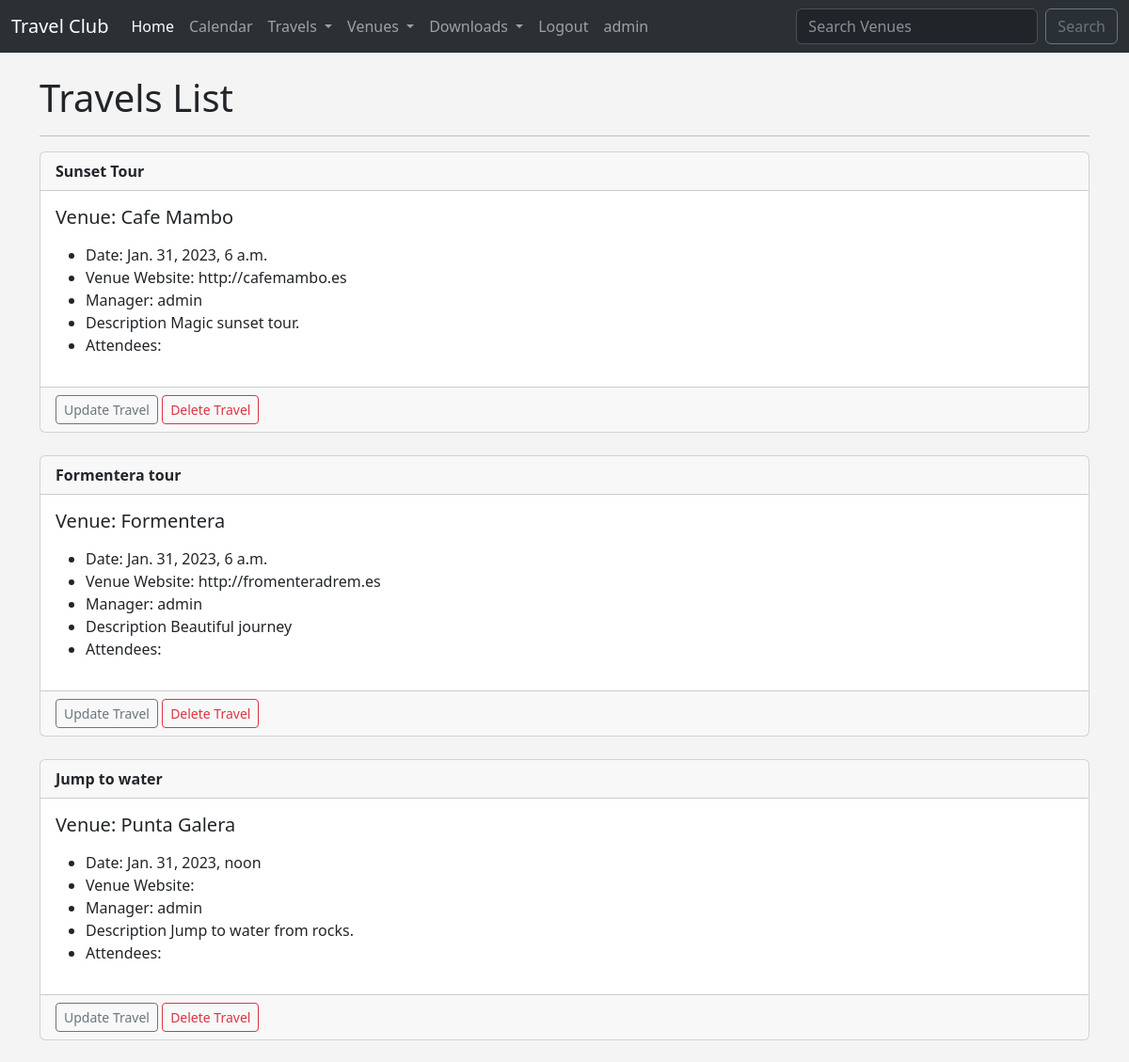
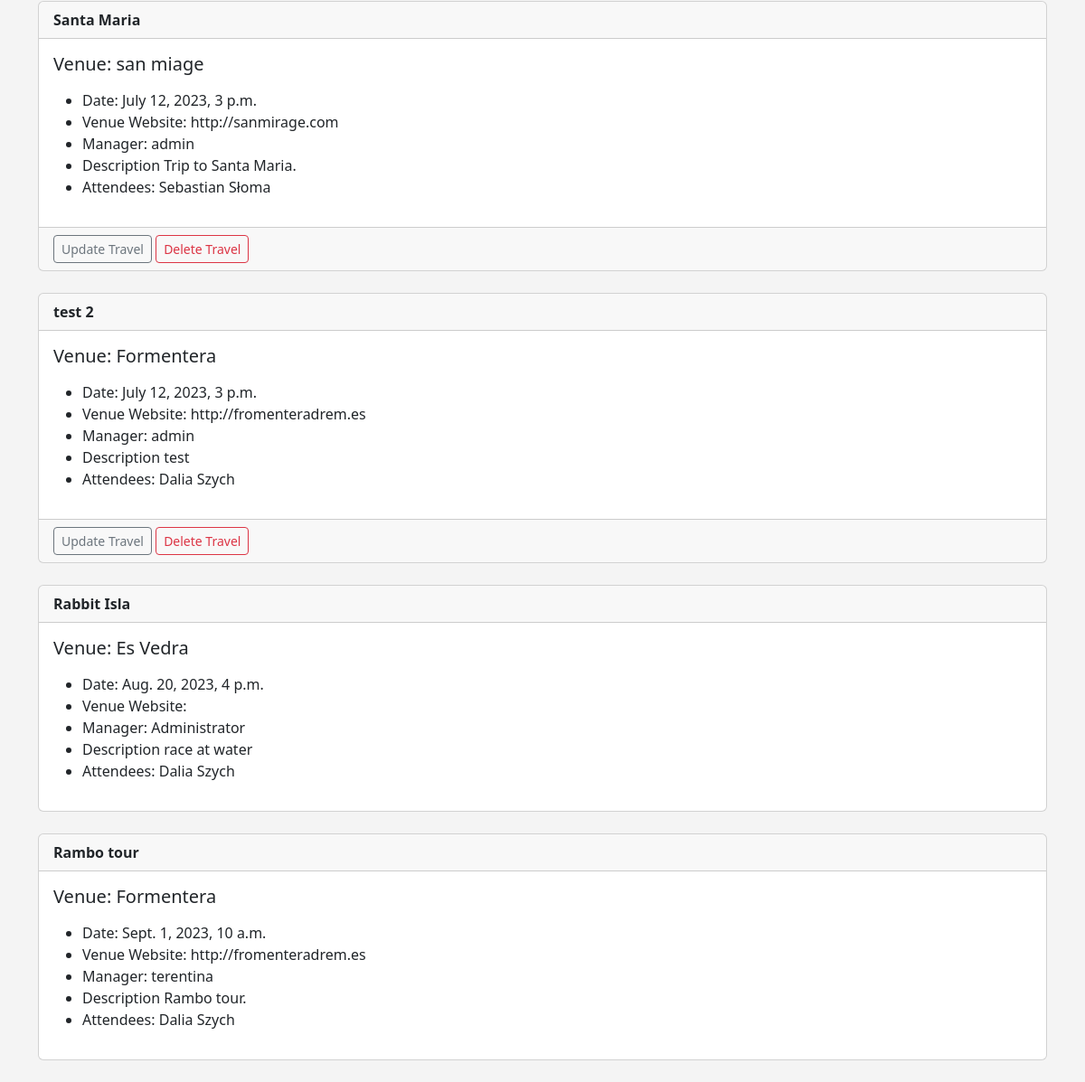
The page /travels (signed in) on the database its author committed (2 pictures, top to bottom).
### travel/models.py (models this page shows)
class Travel(models.Model):
    name = models.CharField('Travel Name', max_length=120)
    travel_date = models.DateTimeField('Travel Date')
    venue = models.ForeignKey(
        Venue, blank=True, null=True, on_delete=models.CASCADE)
    manager = models.ForeignKey(User, blank=True, null=True, on_delete=models.SET_NULL)
    description = models.TextField(blank=True)
    attendees = models.ManyToManyField(TravelUser, blank=True)
    def __str__(self):
        return self.name

class Venue(models.Model):
    name = models.CharField('Venue Name', max_length=120)
    address = models.CharField(max_length=300)
    zip_code = models.CharField('Zip Code', max_length=15)
    phone = models.CharField('Contact Phone', max_length=25, blank=True)
    web = models.URLField('Website Address', blank=True)
    email_address = models.EmailField('Email', blank=True)
    owner = models.IntegerField('Venue Owner', blank=False, default=1)
    def __str__(self):
        return self.name

class TravelUser(models.Model):
    first_name = models.CharField(max_length=30)
    last_name = models.CharField(max_length=30)
    email = models.EmailField('User Email')
    def __str__(self):
        return self.first_name + ' ' + self.last_name

### travel/views.py (the view)
# urls.py: path('travels', views.all_travels, name='list-travels'),
def all_travels(request):
    travel_list = Travel.objects.all().order_by('travel_date')
    return render(request, 'travel/travel_list.html', {
        'travel_list': travel_list
    })

### travel/templates/travel/travel_list.html
{% extends 'travel/base.html' %}
{% block content %}
<h1>Travels List</h1>
<hr>
    {% for travel in travel_list %}
    <div class="card">
        <div class="card-header">
            <strong>{{ travel }}</strong>
        </div>
        <div class="card-body">
          <h5 class="card-title">Venue: {{ travel.venue }}</h5>
          <p class="card-text">
            <ul>
                <li>Date: {{ travel.travel_date }} </li>
                <li>Venue Website: {{ travel.venue.web }} </li>
                <li>Manager: {{ travel.manager }} </li>
                <li>Description {{ travel.description }} </li>
                <li>Attendees:
                {% for user in travel.attendees.all %}
                {{ user }}
                {% endfor %}
            </li>
            </ul>
          </p>
        </div>
        {% if user.is_authenticated %}
          {% if user == travel.manager %}
            <div class="card-footer text-muted">
              <a href="{% url 'update-travel' travel.id %}" class="btn btn-outline-secondary btn-sm">Update Travel</a>
              <a href="{% url 'delete-travel' travel.id %}" class="btn btn-outline-danger btn-sm">Delete Travel</a>
            </div>
          {% endif %}
        {% endif %}
      </div>
      <br>
    {% endfor %}
{% endblock %}

### travel/templates/travel/navbar.html (shortened to what this page needs)
<nav class="navbar  navbar-expand-lg bg-body-tertiary" data-bs-theme="dark">
    <div class="container-fluid">
      <a class="navbar-brand" href="{% url 'home' %}">Travel Club</a>
      <div class="collapse navbar-collapse" id="navbarSupportedContent">
        <ul class="navbar-nav me-auto mb-2 mb-lg-0">
          <li class="nav-item">
            <a class="nav-link active" aria-current="page" href="#">Home</a>
          </li>
          <li class="nav-item">
            <a class="nav-link" href="{% url 'home' %}">Calendar</a>
          </li>
          <li class="nav-item dropdown">
            <a class="nav-link dropdown-toggle" href="#" role="button" data-bs-toggle="dropdown" aria-expanded="false">
              Travels
            </a>
          </li>
          <li class="nav-item dropdown">
            <a class="nav-link dropdown-toggle" href="#" role="button" data-bs-toggle="dropdown" aria-expanded="false">
              Venues
            </a>
          </li>
          <li class="nav-item dropdown">
            <a class="nav-link dropdown-toggle" href="#" role="button" data-bs-toggle="dropdown" aria-expanded="false">
              Downloads
            </a>
          </li>
          {% if user.is_authenticated %}
          <li class="nav-item">
            <a class="nav-link" href="{% url 'logout' %}">Logout</a>
          </li>
          <li class="nav-item">
            <a class="nav-link" href="#">{{ user }}</a>
          </li>
          {% endif %}
        </ul>
        <form class="d-flex" role="search" method=POST action="{% url 'search-venues' %}">
          <input class="form-control me-2 bg-dark" type="search" placeholder="Search Venues" aria-label="Search" name="searched">
          <button class="btn btn-outline-secondary" type="submit">Search</button>
        </form>
      </div>
    </div>
  </nav>

### travel/templates/travel/base.html (style rules this page uses)
body { background: #f4f4f4 ; }

### rows shown on the page
Travel: name "Sunset Tour", venue "Cafe Mambo", travel_date "Jan. 31, 2023, 6 a.m.", venue.web "http://cafemambo.es", manager "admin", description "Magic sunset tour.", shows "Update Travel"
Travel: name "Formentera tour", venue "Formentera", travel_date "Jan. 31, 2023, 6 a.m.", venue.web "http://fromenteradrem.es", manager "admin", description "Beautiful journey", shows "Update Travel"
Travel: name "Jump to water", venue "Punta Galera", travel_date "Jan. 31, 2023, noon", manager "admin", description "Jump to water from rocks.", shows "Update Travel"
Travel: name "Santa Maria", venue "san miage", travel_date "July 12, 2023, 3 p.m.", venue.web "http://sanmirage.com", manager "admin", description "Trip to Santa Maria.", shows "Update Travel"
TravelUser: first_name+last_name "Sebastian Słoma"
Travel: name "test 2", venue "Formentera", travel_date "July 12, 2023, 3 p.m.", venue.web "http://fromenteradrem.es", manager "admin", description "test", shows "Update Travel"
TravelUser: first_name+last_name "Dalia Szych"
Travel: name "Rabbit Isla", venue "Es Vedra", travel_date "Aug. 20, 2023, 4 p.m.", manager "Administrator", description "race at water"
Travel: name "Rambo tour", venue "Formentera", travel_date "Sept. 1, 2023, 10 a.m.", venue.web "http://fromenteradrem.es", manager "terentina", description "Rambo tour."

### other values the page prints
{{ user }} "admin"
